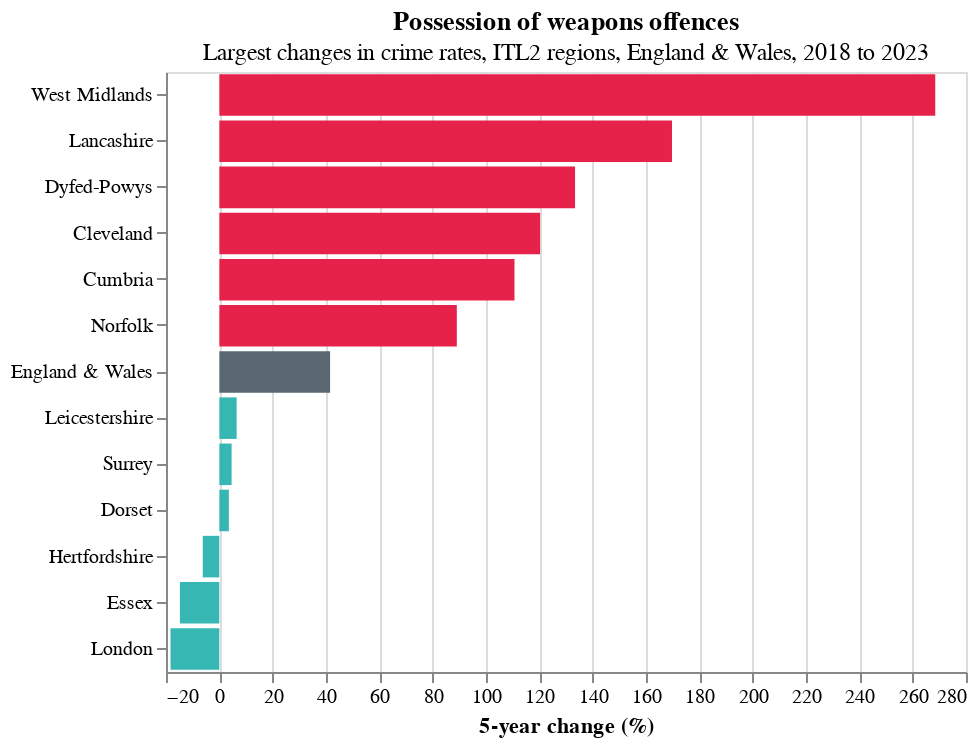

Express this chart as Vega-Lite.
### Vega-Lite specification from a JSON file in a GitHub repository (floating-point values rounded to 4 significant figures)
{"config": {"view": {"continuousWidth": 300, "continuousHeight": 300}}, "layer": [{"data": {"name": "data-9c00aa9dc2b1c1a0b4bf9b34ead12925"}, "mark": {"type": "line", "color": "#gray", "size": 2}, "encoding": {"x": {"field": "x", "type": "quantitative"}}}, {"data": {"name": "data-2bcd36078e99d7314dd01bf4090f835d"}, "mark": {"type": "bar"}, "encoding": {"color": {"field": "colour", "scale": null, "type": "nominal"}, "tooltip": [{"field": "Area Name", "type": "nominal"}, {"field": "Crime type", "type": "nominal"}, {"field": "5-year change", "type": "quantitative"}], "x": {"axis": {"title": "5-year change (%)"}, "field": "5-year change", "type": "quantitative"}, "y": {"axis": {"title": ""}, "field": "Area Name", "sort": "-x", "type": "nominal"}}, "name": "view_49", "title": {"text": "Possession of weapons offences", "subtitle": "Largest changes in crime rates, ITL2 regions, England & Wales, 2018 to 2023"}}], "height": 300, "params": [{"name": "param_340", "select": {"type": "interval", "encodings": ["x", "y"]}, "bind": "scales", "views": ["view_49"]}], "width": 400, "$schema": "https://vega.github.io/schema/vega-lite/v5.8.0.json", "datasets": {"data-9c00aa9dc2b1c1a0b4bf9b34ead12925": [{"x": 0}], "data-2bcd36078e99d7314dd01bf4090f835d": [{"Area Code": "E23000014", "Area Name": "West Midlands", "Crime type": "Possession of weapons offences", "rate (2018)": 0.6799, "rate (2023)": 2.505, "5-year change": 268.5, "colour": "#e6224b"}, {"Area Code": "E23000003", "Area Name": "Lancashire", "Crime type": "Possession of weapons offences", "rate (2018)": 0.4039, "rate (2023)": 1.089, "5-year change": 169.7, "colour": "#e6224b"}, {"Area Code": "W15000004", "Area Name": "Dyfed-Powys", "Crime type": "Possession of weapons offences", "rate (2018)": 0.2632, "rate (2023)": 0.6143, "5-year change": 133.4, "colour": "#e6224b"}, {"Area Code": "E23000013", "Area Name": "Cleveland", "Crime type": "Possession of weapons offences", "rate (2018)": 0.6005, "rate (2023)": 1.323, "5-year change": 120.3, "colour": "#e6224b"}, {"Area Code": "E23000002", "Area Name": "Cumbria", "Crime type": "Possession of weapons offences", "rate (2018)": 0.4796, "rate (2023)": 1.01, "5-year change": 110.7, "colour": "#e6224b"}, {"Area Code": "E23000024", "Area Name": "Norfolk", "Crime type": "Possession of weapons offences", "rate (2018)": 0.4953, "rate (2023)": 0.9364, "5-year change": 89.05, "colour": "#e6224b"}, {"Area Code": "E23000001", "Area Name": "London", "Crime type": "Possession of weapons offences", "rate (2018)": 0.8546, "rate (2023)": 0.6982, "5-year change": -18.29, "colour": "#36b7b4"}, {"Area Code": "E23000028", "Area Name": "Essex", "Crime type": "Possession of weapons offences", "rate (2018)": 1.121, "rate (2023)": 0.955, "5-year change": -14.78, "colour": "#36b7b4"}, {"Area Code": "E23000027", "Area Name": "Hertfordshire", "Crime type": "Possession of weapons offences", "rate (2018)": 0.5462, "rate (2023)": 0.5122, "5-year change": -6.215, "colour": "#36b7b4"}, {"Area Code": "E23000039", "Area Name": "Dorset", "Crime type": "Possession of weapons offences", "rate (2018)": 0.388, "rate (2023)": 0.4018, "5-year change": 3.577, "colour": "#36b7b4"}, {"Area Code": "E23000031", "Area Name": "Surrey", "Crime type": "Possession of weapons offences", "rate (2018)": 0.475, "rate (2023)": 0.4968, "5-year change": 4.603, "colour": "#36b7b4"}, {"Area Code": "E23000021", "Area Name": "Leicestershire", "Crime type": "Possession of weapons offences", "rate (2018)": 0.6942, "rate (2023)": 0.7393, "5-year change": 6.494, "colour": "#36b7b4"}, {"Area Code": "K04000001", "Area Name": "England & Wales", "Crime type": "Possession of weapons offences", "rate (2018)": 0.6922, "rate (2023)": 0.9796, "5-year change": 41.53, "colour": "#596870"}]}}
